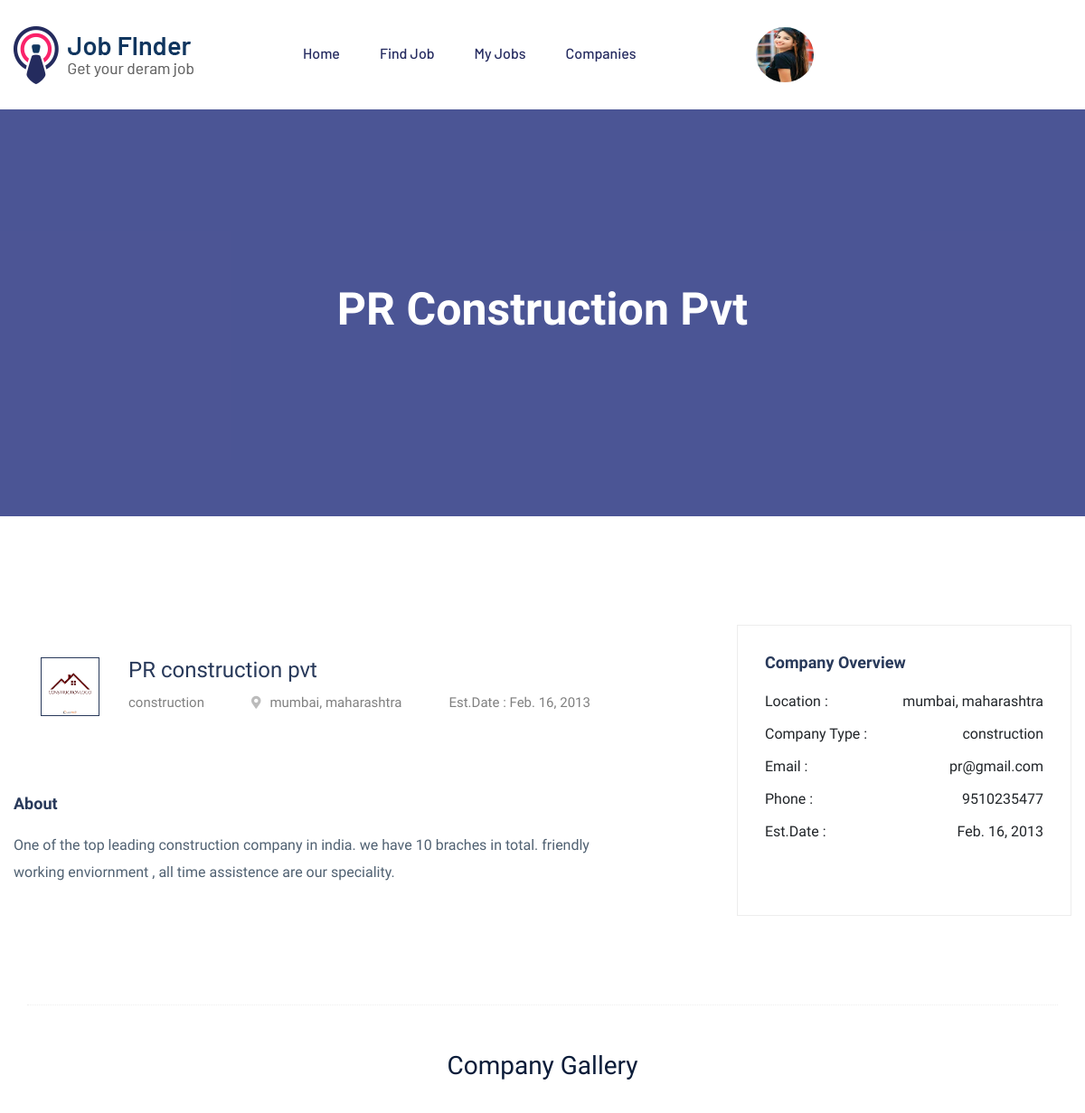
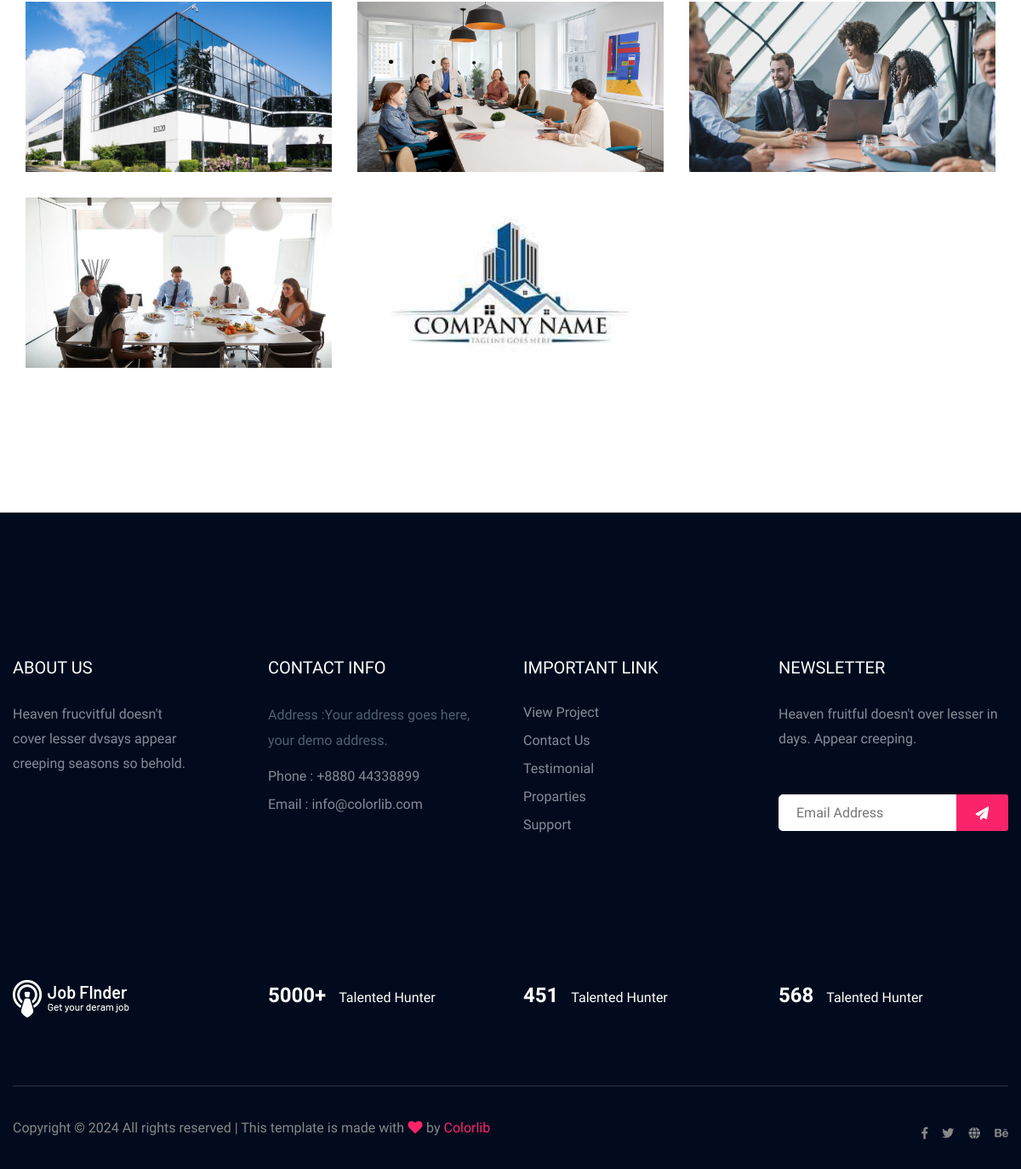
Screenshot of /jobseeker_view_companydetails/1 (signed in) with the database file from the repository (2 pictures, top to bottom).
### jobportalapp/models.py (models this page shows)
class company(models.Model):
    company_id=models.ForeignKey(recruiter, on_delete=models.CASCADE)
    logo=models.ImageField(upload_to='Company logo/')
    company_type=models.CharField(max_length=30)
    about=models.TextField()
    est_date=models.DateField(null=True)
    city=models.CharField(max_length=70, null=True, blank=True)
    state=models.CharField(max_length=70,null=True, blank=True)
    company_phn=models.IntegerField()
    company_email=models.EmailField()

class recruiter(models.Model):
    recruiter_id =models.ForeignKey(User, on_delete=models.CASCADE)
    phone = models.IntegerField()
    image = models.ImageField(upload_to='Recruiter profile/')
    companyname= models.CharField(max_length=60)
    position=models.CharField(max_length=30)
    status=models.CharField(max_length=30,default=False)

class company_gallery(models.Model):
    recruiter_imgid=models.ForeignKey(recruiter, on_delete=models.CASCADE)
    company_imgid=models.ForeignKey(company, on_delete=models.CASCADE)
    companyimage = models.ImageField(upload_to='Company gallery/')
    uploaded_at = models.DateTimeField(auto_now_add=True)

### jobportalapp/views.py (the view)
# urls.py: path("jobseeker_view_companydetails/<int:id>", views.jobseeker_view_companydetails, name="jobseeker_view_companydetails"),
def jobseeker_view_companydetails(request,id):
    emp_id = request.session.get('emp_id', None)
    if emp_id is not None:
        data=company.objects.get(id=id)
        comp_id=data.id
        view=company_gallery.objects.filter(company_imgid=comp_id)
        return render(request,'jobseeker_view_companydetails.html', {'data':data, 'view':view})
    else:
        messages.warning(request, 'Invalid session data. Please log in again.')
        return redirect('loginpage')

### jobportalapp/templates/jobseeker_view_companydetails.html (shortened to what this page needs)
{% load static %}
{% block content %}
<!doctype html>
<html class="no-js" lang="zxx">
<head>
    <link rel="stylesheet" href="https://cdnjs.cloudflare.com/ajax/libs/font-awesome/6.5.1/css/all.min.css"
 />
    <link rel="stylesheet" href="{% static 'assets/css/bootstrap.min.css' %}">
    <link rel="stylesheet" href="{% static 'assets/css/owl.carousel.min.css' %}">
    <link rel="stylesheet" href="{% static 'assets/css/flaticon.css' %}">
    <link rel="stylesheet" href="{% static 'assets/css/slicknav.css' %}">
    <link rel="stylesheet" href="{% static 'assets/css/price_rangs.css' %}">
    <link rel="stylesheet" href="{% static 'assets/css/animate.min.css' %}">
    <link rel="stylesheet" href="{% static 'assets/css/magnific-popup.css' %}">
    <link rel="stylesheet" href="{% static 'assets/css/fontawesome-all.min.css' %}">
    <link rel="stylesheet" href="{% static 'assets/css/themify-icons.css' %}">
    <link rel="stylesheet" href="{% static 'assets/css/slick.css' %}">
    <link rel="stylesheet" href="{% static 'assets/css/nice-select.css' %}">
    <link rel="stylesheet" href="{% static 'assets/css/style.css' %}">
</head>
<body>
    <header>
        <div class="header-area header-transparrent">
            <div class="headder-top header-sticky">
                <div class="container">
                    <div class="row align-items-center">
                        <div class="col-lg-3 col-md-2">
                            <div class="logo">
                                <a href="index.html"><img src="{% static 'assets/img/logo/logo.png' %}" alt=""></a>
                            </div>
                        </div>
                        <div class="col-lg-9 col-md-9">
                            <div class="menu-wrapper">
                                <div class="main-menu">
                                    <nav class="d-none d-lg-block">
                                        <ul id="navigation">
                                            <li><a href="/jobseeker_home">Home</a></li>
                                            <li><a href="/jobseeker_view_joblist">Find Job</a></li>
                                            <li><a href="/jobseeker_view_myjoblist">My Jobs</a></li>
                                            <li><a href="/jobseeker_view_company">Companies</a></li>
                                            <li><a href=""></a></li>
                                            <li><a href=""></a></li>
                                            <li><a href="#">
                                                    {% if request.user.is_authenticated and request.user.usertype == 'jobseeker' %}
                                                    <img src="{{ jobseeker_image }}" alt="profilepic" height="61px"
                                                        width="64px" style="border-radius: 50%;">
                                                    {% endif %}
                                                </a>
                                            </li>
                                        </ul>
                                    </nav>
                                </div>
                            </div>
                        </div>
                        <div class="col-12">
                        </div>
                    </div>
                </div>
            </div>
        </div>
    </header>
    <div class="slider-area ">
        <div class="single-slider section-overly slider-height2 d-flex align-items-center"
        data-background="{% static 'assets/img/hero/about.jpg' %}">
            <div class="container">
                <div class="row">
                    <div class="col-xl-12">
                        <div class="hero-cap text-center">
                            <h2>{{ data.company_id.companyname}}</h2>
                        </div>
                    </div>
                </div>
            </div>
        </div>
    </div>
    <div class="job-post-company pt-120 pb-120">
        <div class="container">
            <div class="row justify-content-between">
                <div class="col-xl-7 col-lg-8">
                    <div class="single-job-items mb-50">
                        <div class="job-items">
                            <div class="company-img company-img-details">
                                <a href="#"><img src="{{ data.logo.url }}" alt="" width="65px"
                                        height="65px" style="border: 1px solid #28395a"></a>
                            </div>
                            <div class="job-tittle">
                                <a href="job_details.html">
                                    <h4>{{ data.company_id.companyname}}</h4>
                                </a>
                                <ul>
                                    <li>{{ data.company_type }}</li>
                                    <li><i class="fas fa-map-marker-alt"></i>{{data.city}}, {{data.state}}</li>
                                    <li> Est.Date :  {{data.est_date}}</li>
                                </ul>
                            </div>
                        </div>
                    </div>
                    <div class="job-post-details">
                        <div class="post-details1 mb-50">
                            <div class="small-section-tittle">
                                <h4>About</h4>
                            </div>
                            <p>{{ data.about }}</p>
                        </div>
                    </div>
                </div>
                <div class="col-xl-4 col-lg-4">
                    <div class="post-details3  mb-50">
                        <div class="small-section-tittle">
                            <h4>Company Overview</h4>
                        </div>
                        <ul>
                            <li>Location : <span>{{data.city}}, {{data.state}}</span></li>
                            <li>Company Type : <span>{{ data.company_type }}</span></li>
                            <li>Email : <span>{{ data.company_email }}</span></li>
                            <li>Phone : <span>{{ data.company_phn }}</span></li>
                            <li>Est.Date : <span>{{data.est_date}}</span></li>
                        </ul>
                    </div>
                </div>
            </div>
            <div class="container mt-5">
                <div class="section-top-border">
                    <h3 class="text-center">Company Gallery</h3>
                    <div class="row gallery-item">
                        {% for image in view %}
                            <div class="col-md-4">
                                <a href="{{ image.companyimage.url }}" class="img-pop-up">
                                    <div class="single-gallery-image" style="background: url({{ image.companyimage.url }});"></div>
                                </a>
                            </div>
                        {% endfor %}
                    </div>
                </div>
            </div>
        </div>
    </div>
    <footer>
        <div class="footer-area footer-bg footer-padding">
            <div class="container">
                <div class="row d-flex justify-content-between">
                    <div class="col-xl-3 col-lg-3 col-md-4 col-sm-6">
                        <div class="single-footer-caption mb-50">
                            <div class="single-footer-caption mb-30">
                                <div class="footer-tittle">
                                    <h4>About Us</h4>
                                    <div class="footer-pera">
                                        <p>Heaven frucvitful doesn't cover lesser dvsays appear creeping seasons so
                                            behold.</p>
                                    </div>
                                </div>
                            </div>
                        </div>
                    </div>
                    <div class="col-xl-3 col-lg-3 col-md-4 col-sm-5">
                        <div class="single-footer-caption mb-50">
                            <div class="footer-tittle">
                                <h4>Contact Info</h4>
                                <ul>
                                    <li>
                                        <p>Address :Your address goes
                                            here, your demo address.</p>
                                    </li>
                                    <li><a href="#">Phone : +8880 44338899</a></li>
                                    <li><a href="#">Email : info@colorlib.com</a></li>
                                </ul>
                            </div>
                        </div>
                    </div>
                    <div class="col-xl-3 col-lg-3 col-md-4 col-sm-5">
                        <div class="single-footer-caption mb-50">
                            <div class="footer-tittle">
                                <h4>Important Link</h4>
                                <ul>
                                    <li><a href="#"> View Project</a></li>
                                    <li><a href="#">Contact Us</a></li>
                                    <li><a href="#">Testimonial</a></li>
                                    <li><a href="#">Proparties</a></li>
                                    <li><a href="#">Support</a></li>
                                </ul>
                            </div>
                        </div>
                    </div>
                    <div class="col-xl-3 col-lg-3 col-md-4 col-sm-5">
                        <div class="single-footer-caption mb-50">
                            <div class="footer-tittle">
                                <h4>Newsletter</h4>
                                <div class="footer-pera footer-pera2">
                                    <p>Heaven fruitful doesn't over lesser in days. Appear creeping.</p>
                                </div>
                                <div class="footer-form">
                                    <div id="mc_embed_signup">
                                        <form target="_blank"
                                            action="https://spondonit.us12.list-manage.com/subscribe/post?u=1462626880ade1ac87bd9c93a&amp;id=92a4423d01"
                                            method="get" class="subscribe_form relative mail_part">
                                            <input type="email" name="email" id="newsletter-form-email"
                                                placeholder="Email Address" class="placeholder hide-on-focus"
                                                onfocus="this.placeholder = ''"
                                                onblur="this.placeholder = ' Email Address '">
                                            <div class="form-icon">
                                                <button type="submit" name="submit" id="newsletter-submit"
                                                    class="email_icon newsletter-submit button-contactForm"><img
                                                        src="{% static 'assets/img/icon/form.png' %}" alt=""></button>
                                            </div>
                                        </form>
                                    </div>
                                </div>
                            </div>
                        </div>
                    </div>
                </div>
                <div class="row footer-wejed justify-content-between">
                    <div class="col-xl-3 col-lg-3 col-md-4 col-sm-6">
                        <div class="footer-logo mb-20">
                            <a href="index.html"><img src="{% static 'assets/img/logo/logo2_footer.png' %}" alt=""></a>
                        </div>
                    </div>
                    <div class="col-xl-3 col-lg-3 col-md-4 col-sm-5">
                        <div class="footer-tittle-bottom">
                            <span>5000+</span>
                            <p>Talented Hunter</p>
                        </div>
                    </div>
                    <div class="col-xl-3 col-lg-3 col-md-4 col-sm-5">
                        <div class="footer-tittle-bottom">
                            <span>451</span>
                            <p>Talented Hunter</p>
                        </div>
                    </div>
                    <div class="col-xl-3 col-lg-3 col-md-4 col-sm-5">
                        <div class="footer-tittle-bottom">
                            <span>568</span>
                            <p>Talented Hunter</p>
                        </div>
                    </div>
                </div>
            </div>
        </div>
        <div class="footer-bottom-area footer-bg">
            <div class="container">
                <div class="footer-border">
                    <div class="row d-flex justify-content-between align-items-center">
                        <div class="col-xl-10 col-lg-10 ">
                            <div class="footer-copy-right">
                                <p>
                                    Copyright &copy;
                                    <script>document.write(new Date().getFullYear());</script> All rights reserved |
                                    This template is made with <i class="fa fa-heart" aria-hidden="true"></i> by <a
                                        href="https://colorlib.com" target="_blank">Colorlib</a>
                                </p>
                            </div>
                        </div>
                        <div class="col-xl-2 col-lg-2">
                            <div class="footer-social f-right">
                                <a href="#"><i class="fab fa-facebook-f"></i></a>
                                <a href="#"><i class="fab fa-twitter"></i></a>
                                <a href="#"><i class="fas fa-globe"></i></a>
                                <a href="#"><i class="fab fa-behance"></i></a>
                            </div>
                        </div>
                    </div>
                </div>
            </div>
        </div>
    </footer>
    {% endblock content %}

### rows the page displays
company: company_id.companyname "PR Construction Pvt", logo (picture), company_id.companyname "PR construction pvt", company_type "construction", city "mumbai", state "maharashtra", est_date "Feb. 16, 2013", about "One of the top leading construction company in india. we have 10 braches in total. friendly working enviornment , all time assistence are our speciality.", company_email "pr@gmail.com", company_phn "9510235477"
company_gallery: companyimage (picture)
company_gallery: companyimage (picture)
company_gallery: companyimage (picture)
company_gallery: companyimage (picture)
company_gallery: companyimage (picture)
